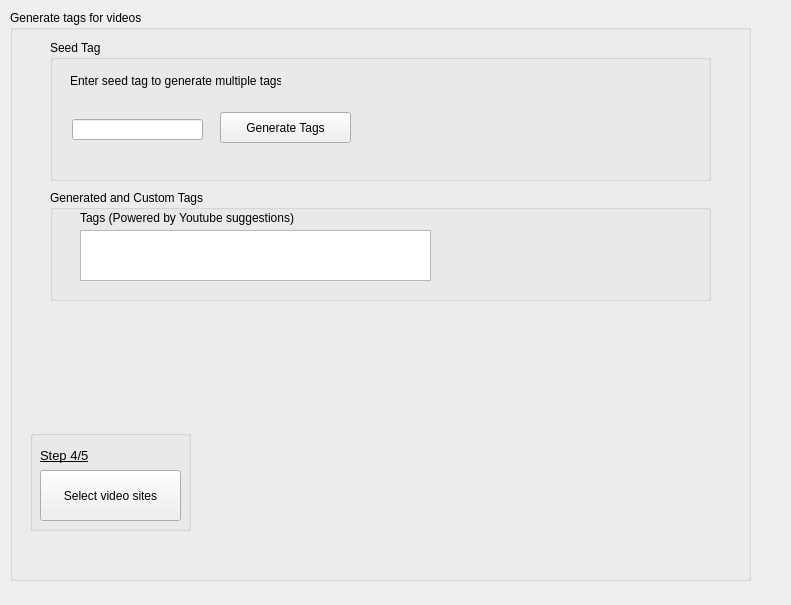
<?xml version="1.0" encoding="UTF-8"?>
<ui version="4.0">
 <class>StackedWidget</class>
 <widget class="QStackedWidget" name="StackedWidget">
  <property name="geometry">
   <rect>
    <x>0</x>
    <y>0</y>
    <width>791</width>
    <height>605</height>
   </rect>
  </property>
  <property name="font">
   <font>
    <family>Arial</family>
    <weight>50</weight>
    <bold>false</bold>
   </font>
  </property>
  <property name="windowTitle">
   <string>Video Venom</string>
  </property>
  <property name="currentIndex">
   <number>0</number>
  </property>
  <widget class="QWidget" name="page">
   <widget class="QGroupBox" name="groupBox">
    <property name="geometry">
     <rect>
      <x>10</x>
      <y>10</y>
      <width>741</width>
      <height>571</height>
     </rect>
    </property>
    <property name="title">
     <string>Generate tags for videos</string>
    </property>
    <widget class="QGroupBox" name="progressBox">
     <property name="geometry">
      <rect>
       <x>20</x>
       <y>420</y>
       <width>161</width>
       <height>101</height>
      </rect>
     </property>
     <property name="title">
      <string/>
     </property>
     <widget class="QLabel" name="nextLabel">
      <property name="geometry">
       <rect>
        <x>10</x>
        <y>10</y>
        <width>81</width>
        <height>31</height>
       </rect>
      </property>
      <property name="font">
       <font>
        <family>Arial</family>
        <pointsize>10</pointsize>
        <weight>50</weight>
        <italic>false</italic>
        <bold>false</bold>
        <underline>true</underline>
       </font>
      </property>
      <property name="autoFillBackground">
       <bool>false</bool>
      </property>
      <property name="text">
       <string>Step 4/5</string>
      </property>
     </widget>
     <widget class="QPushButton" name="nextBtn">
      <property name="geometry">
       <rect>
        <x>10</x>
        <y>40</y>
        <width>141</width>
        <height>51</height>
       </rect>
      </property>
      <property name="font">
       <font>
        <family>Arial</family>
       </font>
      </property>
      <property name="text">
       <string>Select video sites</string>
      </property>
      <property name="icon">
       <iconset resource="../moviepy/resources/icons.qrc">
        <normaloff>:/next/Hopstarter-Button-Button-Next.ico</normaloff>:/next/Hopstarter-Button-Button-Next.ico</iconset>
      </property>
     </widget>
    </widget>
    <widget class="QGroupBox" name="seedBox">
     <property name="geometry">
      <rect>
       <x>40</x>
       <y>30</y>
       <width>661</width>
       <height>141</height>
      </rect>
     </property>
     <property name="title">
      <string>Seed Tag</string>
     </property>
     <widget class="QLineEdit" name="seedTagTextBox">
      <property name="geometry">
       <rect>
        <x>22</x>
        <y>79</y>
        <width>131</width>
        <height>21</height>
       </rect>
      </property>
      <property name="font">
       <font>
        <family>Arial</family>
        <weight>75</weight>
        <bold>true</bold>
       </font>
      </property>
     </widget>
     <widget class="QLabel" name="label">
      <property name="geometry">
       <rect>
        <x>20</x>
        <y>30</y>
        <width>211</width>
        <height>21</height>
       </rect>
      </property>
      <property name="font">
       <font>
        <family>Arial</family>
        <weight>50</weight>
        <bold>false</bold>
       </font>
      </property>
      <property name="text">
       <string>Enter seed tag to generate multiple tags</string>
      </property>
     </widget>
     <widget class="QPushButton" name="seedTagBtn">
      <property name="geometry">
       <rect>
        <x>170</x>
        <y>72</y>
        <width>131</width>
        <height>31</height>
       </rect>
      </property>
      <property name="text">
       <string>Generate Tags</string>
      </property>
      <property name="icon">
       <iconset resource="../moviepy/resources/icons.qrc">
        <normaloff>:/info/Hopstarter-Button-Button-Info.ico</normaloff>:/info/Hopstarter-Button-Button-Info.ico</iconset>
      </property>
     </widget>
    </widget>
    <widget class="QGroupBox" name="tagsBox">
     <property name="geometry">
      <rect>
       <x>40</x>
       <y>180</y>
       <width>661</width>
       <height>111</height>
      </rect>
     </property>
     <property name="font">
      <font>
       <family>Arial</family>
       <weight>50</weight>
       <bold>false</bold>
      </font>
     </property>
     <property name="title">
      <string>Generated and Custom Tags</string>
     </property>
     <widget class="QTextEdit" name="textEdit">
      <property name="geometry">
       <rect>
        <x>30</x>
        <y>40</y>
        <width>351</width>
        <height>51</height>
       </rect>
      </property>
      <property name="inputMethodHints">
       <set>Qt::ImhNone</set>
      </property>
     </widget>
     <widget class="QLabel" name="label_2">
      <property name="geometry">
       <rect>
        <x>30</x>
        <y>20</y>
        <width>251</width>
        <height>16</height>
       </rect>
      </property>
      <property name="font">
       <font>
        <family>Arial</family>
        <weight>50</weight>
        <bold>false</bold>
       </font>
      </property>
      <property name="text">
       <string>Tags (Powered by Youtube suggestions)</string>
      </property>
     </widget>
    </widget>
   </widget>
  </widget>
  <widget class="QWidget" name="page">
   <widget class="QGroupBox" name="uploadBox">
    <property name="geometry">
     <rect>
      <x>40</x>
      <y>40</y>
      <width>681</width>
      <height>231</height>
     </rect>
    </property>
    <property name="font">
     <font>
      <family>Arial</family>
      <weight>75</weight>
      <bold>true</bold>
     </font>
    </property>
    <property name="title">
     <string>Authenticate to video sharing sites</string>
    </property>
    <widget class="QSplitter" name="splitter">
     <property name="geometry">
      <rect>
       <x>50</x>
       <y>40</y>
       <width>571</width>
       <height>161</height>
      </rect>
     </property>
     <property name="orientation">
      <enum>Qt::Horizontal</enum>
     </property>
     <widget class="QPushButton" name="youtubeBtn">
      <property name="font">
       <font>
        <pointsize>11</pointsize>
        <weight>50</weight>
        <bold>false</bold>
       </font>
      </property>
      <property name="text">
       <string>Youtube</string>
      </property>
     </widget>
     <widget class="QPushButton" name="vimeoBtn">
      <property name="font">
       <font>
        <pointsize>11</pointsize>
        <weight>50</weight>
        <bold>false</bold>
       </font>
      </property>
      <property name="text">
       <string>Vimeo</string>
      </property>
     </widget>
    </widget>
   </widget>
   <widget class="QGroupBox" name="progressBox_2">
    <property name="geometry">
     <rect>
      <x>20</x>
      <y>430</y>
      <width>161</width>
      <height>101</height>
     </rect>
    </property>
    <property name="title">
     <string/>
    </property>
    <widget class="QLabel" name="nextLabel_2">
     <property name="geometry">
      <rect>
       <x>10</x>
       <y>10</y>
       <width>81</width>
       <height>31</height>
      </rect>
     </property>
     <property name="font">
      <font>
       <family>Arial</family>
       <pointsize>10</pointsize>
       <weight>50</weight>
       <italic>false</italic>
       <bold>false</bold>
       <underline>true</underline>
      </font>
     </property>
     <property name="autoFillBackground">
      <bool>false</bool>
     </property>
     <property name="text">
      <string>Step 5/5</string>
     </property>
    </widget>
    <widget class="QPushButton" name="finishBtn">
     <property name="geometry">
      <rect>
       <x>10</x>
       <y>40</y>
       <width>141</width>
       <height>51</height>
      </rect>
     </property>
     <property name="font">
      <font>
       <family>Arial</family>
      </font>
     </property>
     <property name="text">
      <string>Finish and upload</string>
     </property>
     <property name="icon">
      <iconset resource="../moviepy/resources/icons.qrc">
       <normaloff>:/next/Hopstarter-Button-Button-Next.ico</normaloff>:/next/Hopstarter-Button-Button-Next.ico</iconset>
     </property>
    </widget>
   </widget>
  </widget>
 </widget>
 <resources>
  <include location="../moviepy/resources/icons.qrc"/>
 </resources>
 <connections/>
</ui>
